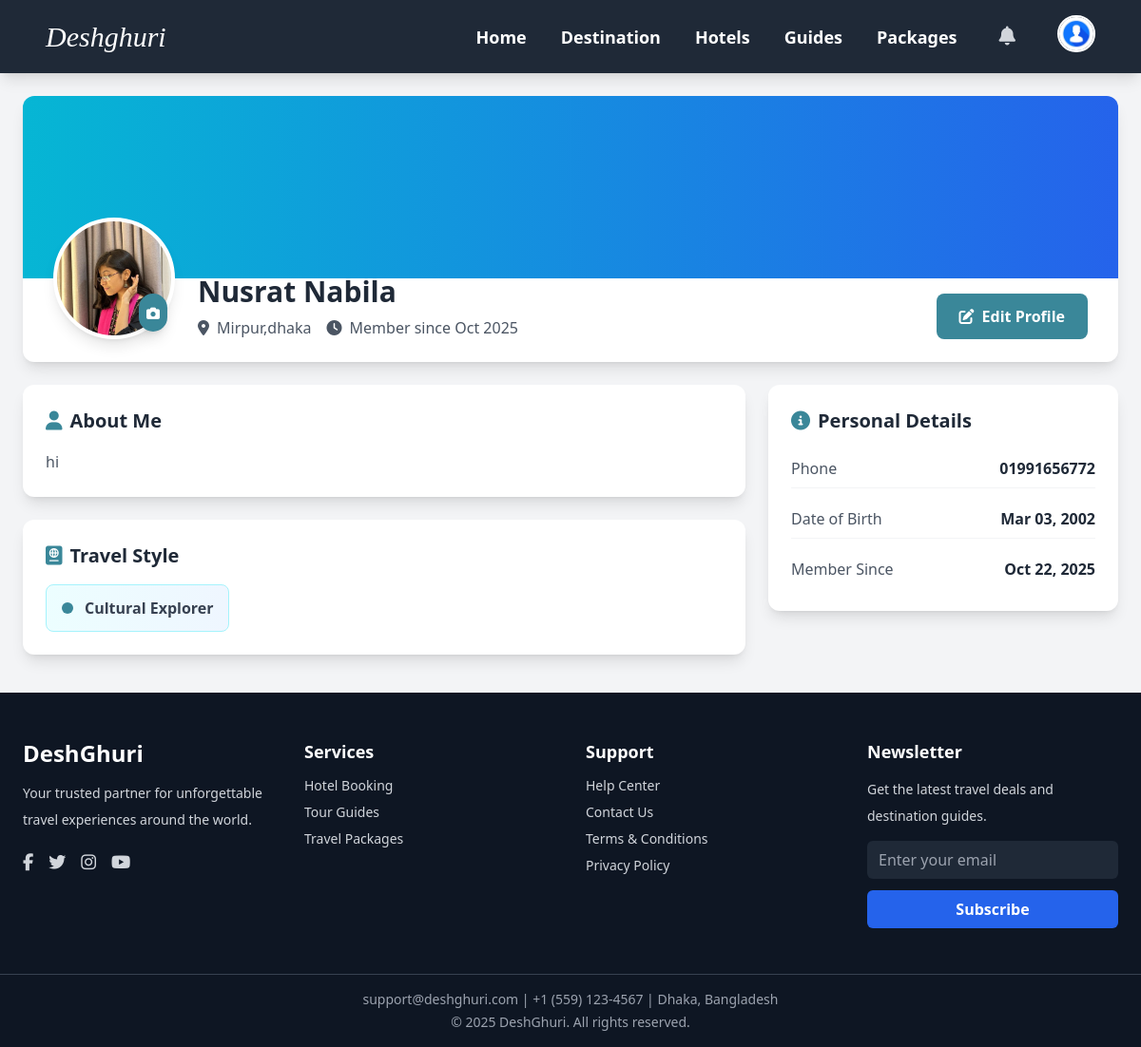
Screenshot of /tourists/profile/ (signed in) with the database file from the repository.
### tourists/models.py (models this page shows, shortened)
class Tourist(models.Model):
    user = models.OneToOneField(settings.AUTH_USER_MODEL, on_delete=models.CASCADE, related_name='tourist_profile')
    phone_number = models.CharField(max_length=15, blank=True)
    date_of_birth = models.DateField(null=True, blank=True)
    bio = models.TextField(max_length=500, blank=True)
    profile_picture = models.ImageField(upload_to='tourist_profiles/', blank=True, null=True)
    address = models.TextField(blank=True)
    TRAVEL_STYLES = [
        ('ADVENTURE', 'Adventure Seeker'),
        ('LUXURY', 'Luxury Traveler'),
        ('BUDGET', 'Budget Backpacker'),
        ('FAMILY', 'Family Traveler'),
        ('SOLO', 'Solo Traveler'),
        ('CULTURAL', 'Cultural Explorer'),
    ]
    travel_style = models.CharField(max_length=20, choices=TRAVEL_STYLES, blank=True)
    is_completed = models.BooleanField(default=False)
    created_at = models.DateTimeField(auto_now_add=True)
    updated_at = models.DateTimeField(auto_now=True)

### accounts/models.py (models this page shows, shortened)
class User(AbstractUser):
    username = models.CharField(
        max_length=150,
        unique=True,
        help_text="Required. 150 characters or fewer."
    )
    ROLE_CHOICES = (
        ('tourist', 'Tourist'),
        ('guide', 'Guide'),
        ('hotel_manager', 'Hotel Manager'),
    )
    role = models.CharField(max_length=20, choices=ROLE_CHOICES)
    agree_terms = models.BooleanField(default=False)

### accounts/utils.py (the view)
        def wrapper(request, *args, **kwargs):
            if request.user.is_authenticated and request.user.role in allowed_roles:
                return view_func(request, *args, **kwargs)
            else:
                raise PermissionDenied

### accounts/context_processors.py (called while the page is built)
def user_role(request):
    user = None
    role = None
    unread_notifications_count = 0
    if request.user.is_authenticated:
        user = request.user
        role = user.role  # from your custom User model field
        unread_notifications_count = user.notifications.filter(is_read=False).count()
    return {
        'logged_user': user,
        'logged_role': role,
        'unread_notifications_count': unread_notifications_count,
    }

### accounts/utils.py (called while the page is built)
def role_required(allowed_roles=None):
    if allowed_roles is None:
        allowed_roles = []
    def decorator(view_func):
        def wrapper(request, *args, **kwargs):
            if request.user.is_authenticated and request.user.role in allowed_roles:
                return view_func(request, *args, **kwargs)
            else:
                raise PermissionDenied
        return wrapper
    return decorator

### tourists/views.py (called while the page is built)
@login_required
@role_required(['tourist'])
def tourist_profile(request):
    profile = get_object_or_404(Tourist, user=request.user)
    return render(request, "tourists/profile.html", {"profile": profile})

### template/tourists/profile.html (shortened to what this page needs)
{% extends "base.html" %}
{% load static %}
{% block content %}
<div class="max-w-6xl mx-auto mb-10">
    <div class="bg-white rounded-xl shadow-lg overflow-hidden mb-6">
        <div class="h-48 bg-gradient-to-r from-cyan-500 to-blue-600 relative">
        </div>
        <div class="px-8 pb-6 -mt-16 relative z-10">
            <div class="flex flex-col md:flex-row items-start md:items-end gap-6">
                <div class="relative">
                    <div class="w-32 h-32 rounded-full border-4 border-white bg-white shadow-lg overflow-hidden">
                        {% if profile.profile_picture %}
                            <img src="{{ profile.profile_picture.url }}" alt="Profile" class="w-full h-full object-cover">
                        {% else %}
                            <div class="w-full h-full bg-gradient-to-br from-gray-300 to-gray-400 flex items-center justify-center">
                                <i class="fas fa-user text-white text-4xl"></i>
                            </div>
                        {% endif %}
                    </div>
                    <button class="absolute bottom-2 right-2 bg-deshblue text-white p-2 rounded-full shadow-lg hover:bg-teal-700 transition">
                        <i class="fas fa-camera text-sm"></i>
                    </button>
                </div>
                <div class="flex-1 text-white">
                    <h1 class="text-3xl font-bold mb-2 text-gray-800">
                        {{ profile.user.get_full_name|default:profile.user.username }}
                    </h1>
                    <div class="flex flex-wrap items-center gap-4 text-gray-600">
                        <div class="flex items-center gap-2">
                            <i class="fas fa-map-marker-alt"></i>
                            <span>{{ profile.address|default:"Not specified" }}</span>
                        </div>
                        <div class="flex items-center gap-2">
                            <i class="fas fa-clock"></i>
                            <span>Member since {{ profile.user.date_joined|date:"M Y" }}</span>
                        </div>
                    </div>
                </div>
                <div class="flex gap-3">
                    <a href="{% url 'edit_tourist_profile' %}" class="bg-deshblue text-white px-6 py-3 rounded-lg font-semibold hover:bg-teal-700 transition flex items-center gap-2">
                        <i class="fas fa-edit"></i>
                        Edit Profile
                    </a>
                </div>
            </div>
        </div>
    </div>
    <div class="grid grid-cols-1 lg:grid-cols-3 gap-6">
        <div class="lg:col-span-2 space-y-6">
            <div class="bg-white rounded-xl shadow-lg p-6">
                <h2 class="text-xl font-bold text-gray-800 mb-4 flex items-center gap-2">
                    <i class="fas fa-user text-deshblue"></i>
                    About Me
                </h2>
                <p class="text-gray-600 leading-relaxed">
                    {{ profile.bio|default:"No bio added yet. Share something about yourself and your travel experiences!" }}
                </p>
            </div>
            <div class="bg-white rounded-xl shadow-lg p-6">
                <h2 class="text-xl font-bold text-gray-800 mb-4 flex items-center gap-2">
                    <i class="fas fa-passport text-deshblue"></i>
                    Travel Style
                </h2>
                {% if profile.travel_style %}
                    <div class="inline-flex items-center gap-3 bg-gradient-to-r from-cyan-50 to-blue-50 px-4 py-3 rounded-lg border border-cyan-200">
                        <div class="w-3 h-3 rounded-full bg-deshblue"></div>
                        <span class="font-semibold text-gray-700">{{ profile.get_travel_style_display }}</span>
                    </div>
                {% else %}
                    <p class="text-gray-500 italic">No travel style selected</p>
                {% endif %}
            </div>
        </div>
        <div class="space-y-6">
            <div class="bg-white rounded-xl shadow-lg p-6">
                <h2 class="text-xl font-bold text-gray-800 mb-4 flex items-center gap-2">
                    <i class="fas fa-info-circle text-deshblue"></i>
                    Personal Details
                </h2>
                <div class="space-y-3">
                    <div class="flex justify-between items-center py-2 border-b border-gray-100">
                        <span class="text-gray-600">Phone</span>
                        <span class="font-semibold text-gray-800">{{ profile.phone_number|default:"Not set" }}</span>
                    </div>
                    <div class="flex justify-between items-center py-2 border-b border-gray-100">
                        <span class="text-gray-600">Date of Birth</span>
                        <span class="font-semibold text-gray-800">
                            {% if profile.date_of_birth %}
                                {{ profile.date_of_birth|date:"M d, Y" }}
                            {% else %}
                                Not set
                            {% endif %}
                        </span>
                    </div>
                    <div class="flex justify-between items-center py-2">
                        <span class="text-gray-600">Member Since</span>
                        <span class="font-semibold text-gray-800">{{ profile.user.date_joined|date:"M d, Y" }}</span>
                    </div>
                </div>
            </div>
        </div>
    </div>
</div>
{% endblock %}

### rows the page displays
Tourist: profile_picture (picture), user.get_full_name "Nusrat Nabila", address "Mirpur,dhaka", user.date_joined "Oct 2025", bio "hi", travel_style "Cultural Explorer", phone_number "01991656772", date_of_birth "Mar 03, 2002", user.date_joined "Oct 22, 2025"
